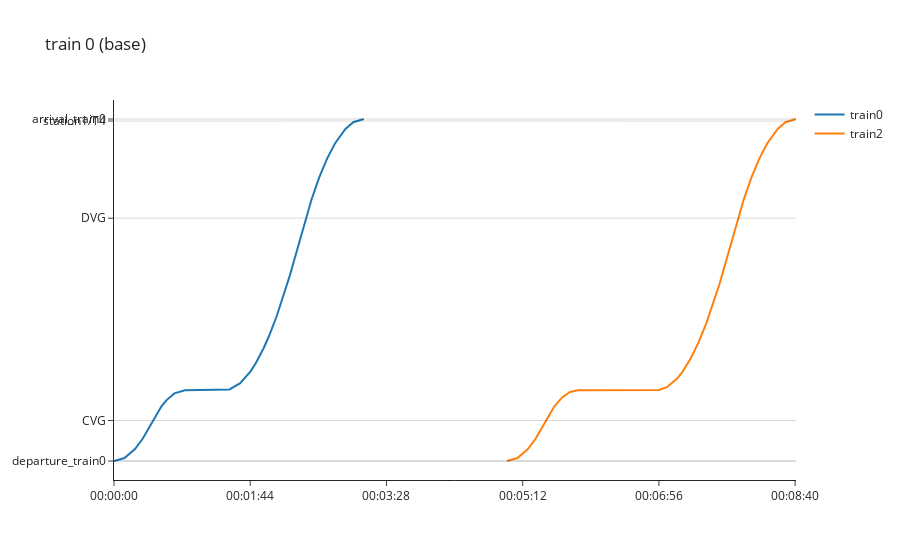

Write notebook code for a chart like this one.
### Code cell
sim.run()
sim.space_time_chart_plotly(0)

### Figure 1 — Plotly figure (JSON) as saved in the notebook; plotly's stock layout.template omitted (floating-point values rounded to 4 significant figures)
{"data": [{"name": "train0", "type": "scatter", "x": [0, 8, 16, 22, 29.96, 36.12, 40.12, 46.12, 54.12, 88.12, 96.12, 104.1, 108.1, 114.1, 118.1, 124.1, 134.1, 144.7, 146.5, 150.7, 156.7, 162.7, 168.7, 176.7, 182.7, 190.7], "y": [0, 14.74, 58.83, 111.0, 200, 269, 301, 334, 350, 353.7, 383.1, 441.8, 482.0, 555.8, 613.9, 714.0, 913.9, 1161, 1200, 1290, 1401, 1494, 1569, 1641, 1674, 1690]}, {"name": "train2", "type": "scatter", "x": [300, 308, 316, 322, 330.0, 336.1, 342.1, 348.1, 354.1, 416.1, 422.1, 430.1, 434.1, 440.1, 446.1, 452.1, 462.1, 468.1, 474.7, 476.5, 480.7, 486.7, 492.7, 498.7, 506.7, 512.7, 520.7], "y": [0, 14.74, 58.83, 111.0, 200, 269, 314, 341, 350, 350.9, 364.7, 408.8, 441.8, 504.8, 584.0, 678.9, 870.8, 1004.0, 1161, 1200, 1290, 1401, 1494, 1569, 1641, 1674, 1690]}], "layout": {"hovermode": "x unified", "shapes": [{"line": {"color": "black", "width": 0.5}, "type": "line", "x0": 0, "x1": 1, "xref": "x domain", "y0": 0, "y1": 0, "yref": "y"}, {"line": {"color": "black", "width": 0.5}, "type": "line", "x0": 0, "x1": 1, "xref": "x domain", "y0": 0, "y1": 0, "yref": "y"}, {"line": {"color": "black", "width": 0.5}, "type": "line", "x0": 0, "x1": 1, "xref": "x domain", "y0": 200, "y1": 200, "yref": "y"}, {"line": {"color": "black", "width": 0.5}, "type": "line", "x0": 0, "x1": 1, "xref": "x domain", "y0": 1200, "y1": 1200, "yref": "y"}, {"line": {"color": "black", "width": 0.5}, "type": "line", "x0": 0, "x1": 1, "xref": "x domain", "y0": 1680, "y1": 1680, "yref": "y"}, {"line": {"color": "black", "width": 0.5}, "type": "line", "x0": 0, "x1": 1, "xref": "x domain", "y0": 1690, "y1": 1690, "yref": "y"}], "title": {"text": "train 0 (base)"}, "xaxis": {"tickmode": "array", "ticktext": ["00:00:00", "00:01:44", "00:03:28", "00:05:12", "00:06:56", "00:08:40", "00:10:24"], "tickvals": [0, 104, 208, 312, 416, 520, 624]}, "yaxis": {"tickmode": "array", "ticktext": ["departure_train0", "station0/T0", "CVG", "DVG", "station1/T4", "arrival_train0"], "tickvals": [0, 0, 200, 1200, 1680, 1690]}}}
